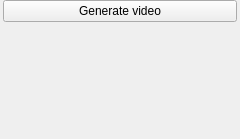
<?xml version="1.0" encoding="UTF-8"?>
<ui version="4.0">
 <class>ToolBarExportVideo</class>
 <widget class="QWidget" name="ToolBarExportVideo">
  <property name="geometry">
   <rect>
    <x>0</x>
    <y>0</y>
    <width>240</width>
    <height>139</height>
   </rect>
  </property>
  <property name="sizePolicy">
   <sizepolicy hsizetype="Preferred" vsizetype="Minimum">
    <horstretch>0</horstretch>
    <verstretch>0</verstretch>
   </sizepolicy>
  </property>
  <property name="windowTitle">
   <string>Form</string>
  </property>
  <layout class="QGridLayout" name="gridLayout">
   <property name="leftMargin">
    <number>3</number>
   </property>
   <property name="topMargin">
    <number>0</number>
   </property>
   <property name="rightMargin">
    <number>3</number>
   </property>
   <property name="bottomMargin">
    <number>0</number>
   </property>
   <property name="verticalSpacing">
    <number>0</number>
   </property>
   <item row="1" column="0">
    <spacer name="verticalSpacer">
     <property name="orientation">
      <enum>Qt::Vertical</enum>
     </property>
     <property name="sizeHint" stdset="0">
      <size>
       <width>0</width>
       <height>0</height>
      </size>
     </property>
    </spacer>
   </item>
   <item row="0" column="0">
    <widget class="QPushButton" name="generateVideoPushButton">
     <property name="toolTip">
      <string>Video generation. Please make sure you are in perspective mode and that you selected a frame in the image section.</string>
     </property>
     <property name="toolTipDuration">
      <number>-1</number>
     </property>
     <property name="text">
      <string>Generate video</string>
     </property>
    </widget>
   </item>
  </layout>
 </widget>
 <resources>
  <include location="../../../openscantools.qrc"/>
 </resources>
 <connections/>
</ui>
